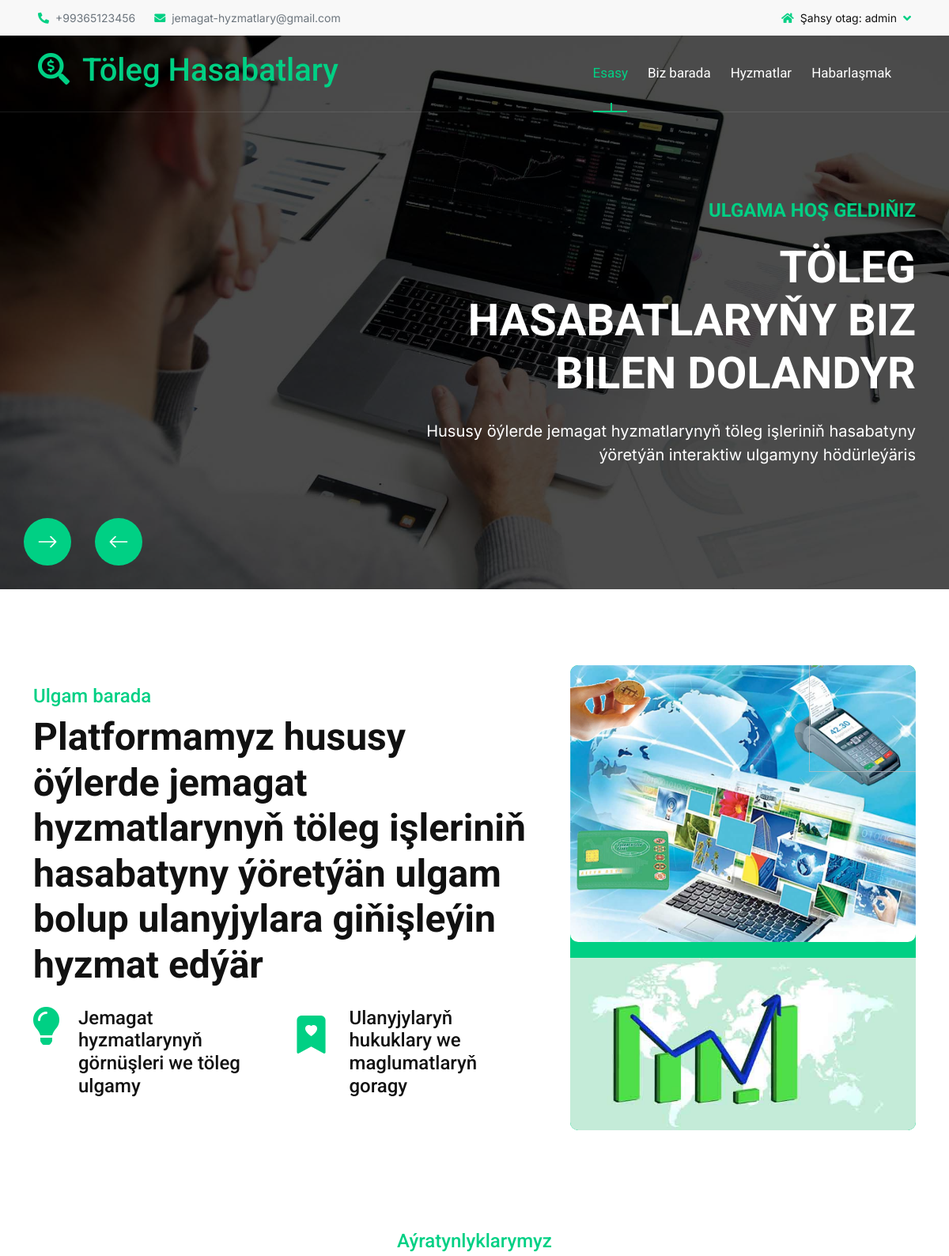
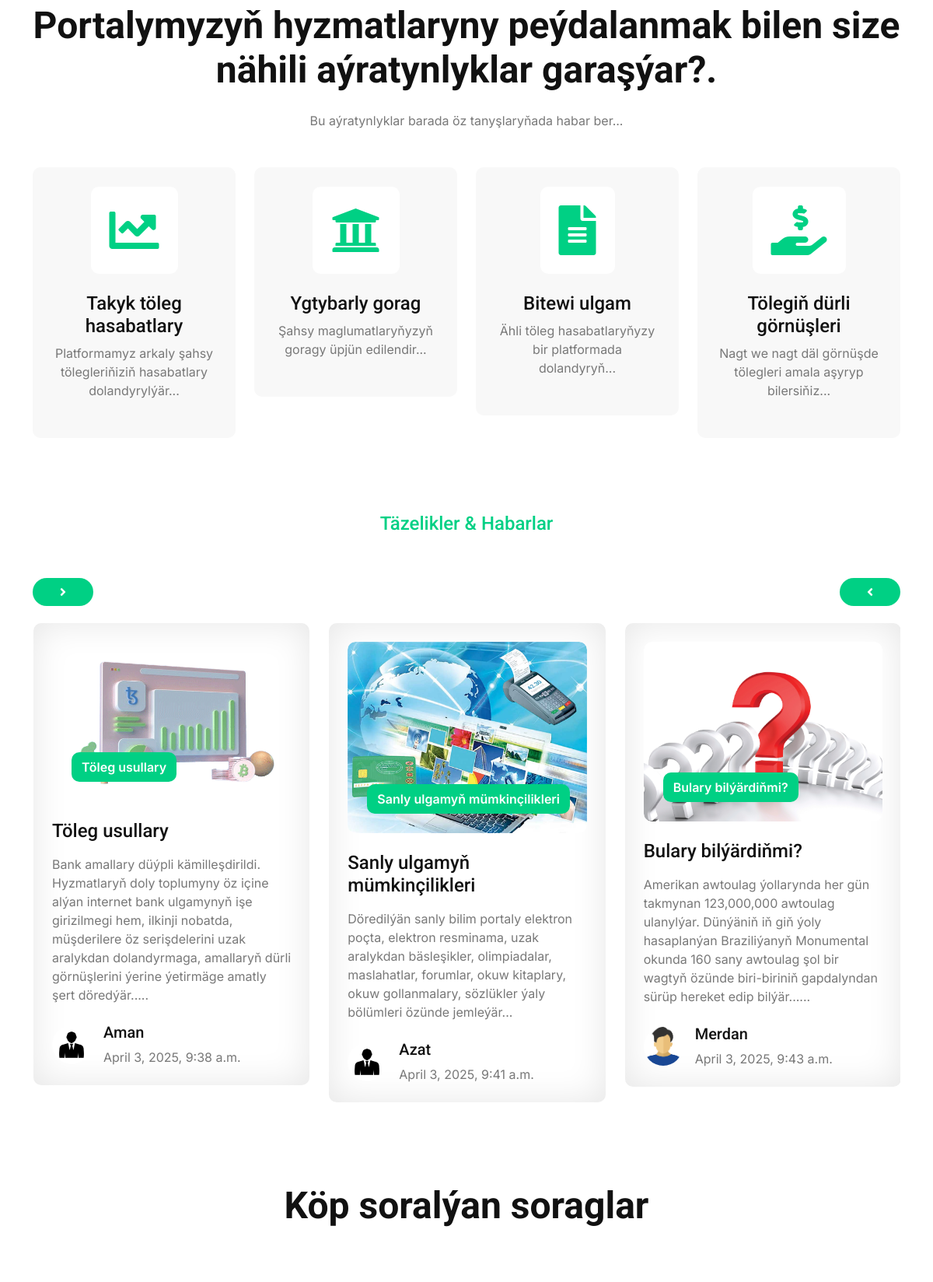
The page /about/ (signed in, upper part) on the database its author committed (2 pictures, top to bottom).
### tolegler/models.py (models this page shows, shortened)
class Habarlar(models.Model):
    goyan= models.ForeignKey(User, on_delete=models.CASCADE)
    ady=models.CharField(max_length=50,unique=True)
    goylan_senesi = models.DateTimeField(auto_now_add=True)
    beyany=models.TextField(blank=True, null=True)
    suraty=models.ImageField(upload_to='media/images/',blank=True,null=True)
    class Meta:
        verbose_name_plural="Habarlar"

class Profil(models.Model):
    ulanyjy = models.OneToOneField(User, on_delete=models.CASCADE, related_name='profil')
    telefon = models.CharField(max_length=15, blank=True, null=True)
    salgy = models.TextField(blank=True, null=True)
    suraty = models.ImageField(upload_to='media/images/', blank=True, null=True)
    doglan_guni = models.DateField(blank=True, null=True)
    class Meta:
        verbose_name_plural="Profiller"

### tolegler/views.py (the view)
# urls.py: path('about/', biz_barada, name='about'),
def biz_barada(request):
    habarlar = Habarlar.objects.all()
    context={
        'habarlar': habarlar
    }
    return render(request, 'tolegler/biz_barada.html',context)

### tolegler/templates/tolegler/biz_barada.html (shortened to what this page needs)
{% extends "tolegler/index.html" %}
{% load static %}
{%block about %}
        <div class="container-fluid about py-5">
            <div class="container py-5">
                <div class="row g-5 align-items-center">
                    <div class="col-xl-7 wow fadeInLeft" data-wow-delay="0.2s">
                        <div>
                            <h4 class="text-primary">Ulgam barada</h4>
                            <h1 class="display-5 mb-4">Platformamyz hususy öýlerde jemagat hyzmatlarynyň töleg işleriniň hasabatyny ýöretýän ulgam bolup ulanyjylara giňişleýin hyzmat edýär</h1>
                            <div class="row g-4">
                                <div class="col-md-6 col-lg-6 col-xl-6">
                                    <div class="d-flex">
                                        <div><i class="fas fa-lightbulb fa-3x text-primary"></i></div>
                                        <div class="ms-4">
                                            <h4>Jemagat hyzmatlarynyň görnüşleri we töleg ulgamy</h4>
                                        </div>
                                    </div>
                                </div>
                                <div class="col-md-6 col-lg-6 col-xl-6">
                                    <div class="d-flex">
                                        <div><i class="bi bi-bookmark-heart-fill fa-3x text-primary"></i></div>
                                        <div class="ms-4">
                                            <h4>Ulanyjylaryň hukuklary we maglumatlaryň goragy</h4>
                                        </div>
                                    </div>
                                </div>
                            </div>
                        </div>
                    </div>
                    <div class="col-xl-5 wow fadeInRight" data-wow-delay="0.2s">
                        <div class="bg-primary rounded position-relative overflow-hidden">
                            <img src="{% static 'tolegler/img/toleg2.jpg' %}" class="img-fluid rounded w-100" alt="" style="margin-bottom:20px;">
                            <div class="" style="position: absolute; top: -15px; right: -15px;">
                                <img src="{% static 'tolegler/img/about-3.png' %}" class="img-fluid" style="width: 150px; height: 150px; opacity: 0.7;" alt="">
                            </div>
                            <div class="" style="position: absolute; top: -20px; left: 10px; transform: rotate(90deg);">
                                <img src="{% static 'tolegler/img/about-4.png' %}" class="img-fluid" style="width: 100px; height: 150px; opacity: 0.9;" alt="">
                            </div>
                            <div class="rounded-bottom">
                                <img src="{% static 'tolegler/img/about-5.jpg' %}" class="img-fluid rounded-bottom w-100" alt="">
                            </div>
                        </div>
                    </div>
                </div>
            </div>
        </div>
{% endblock %}

### tolegler/templates/tolegler/index.html (shortened to what this page needs)
{% load static %}
<!DOCTYPE html>
<html lang="en">
    <head>
        <link rel="stylesheet" href="https://use.fontawesome.com/releases/v5.15.4/css/all.css"/>
        <link href="https://cdn.jsdelivr.net/npm/bootstrap-icons@1.4.1/font/bootstrap-icons.css" rel="stylesheet">
        <link rel="stylesheet" href="{% static 'tolegler/lib/animate/animate.min.css' %}">
        <link rel="stylesheet" href="{% static 'tolegler/lib/lightbox/css/lightbox.min.css' %}">
        <link rel="stylesheet" href="{% static 'tolegler/lib/owlcarousel/assets/owl.carousel.min.css' %}">
        <link href="{% static 'tolegler/css/bootstrap.min.css' %}" rel="stylesheet">
        <link href="{% static 'tolegler/css/style.css' %}" rel="stylesheet">
    </head>
    <body>
        <div class="container-fluid topbar bg-light px-5 d-none d-lg-block">
            <div class="row gx-0 align-items-center">
                <div class="col-lg-8 text-center text-lg-start mb-2 mb-lg-0">
                    <div class="d-flex flex-wrap">
                        <a href="tel:+01234567890" class="text-muted small me-4"><i class="fas fa-phone-alt text-primary me-2"></i>+99365123456</a>
                        <a href="mailto:example@gmail.com" class="text-muted small me-0"><i class="fas fa-envelope text-primary me-2"></i>jemagat-hyzmatlary@gmail.com</a>
                    </div>
                </div>
                <div class="col-lg-4 text-center text-lg-end">
                    <div class="d-inline-flex align-items-center" style="height: 45px;">
                        {% if user.is_authenticated %}
                        <div class="dropdown">
                            <a href="#" class="dropdown-toggle text-dark" data-bs-toggle="dropdown"><small><i class="fa fa-home text-primary me-2"></i>Şahsy otag: {{user.username}}</small></a>
                        </div>
                        {% endif %}
                    </div>
                </div>
            </div>
        </div>
        <div class="container-fluid position-relative p-0">
            <nav class="navbar navbar-expand-lg navbar-light px-4 px-lg-5 py-3 py-lg-0">
                <a href="" class="navbar-brand p-0">
                    <h1 class="text-primary"><i class="fas fa-search-dollar me-3"></i>Töleg Hasabatlary</h1>
                </a>
                <div class="collapse navbar-collapse" id="navbarCollapse">
                    <div class="navbar-nav ms-auto py-0">
                        <a href="{% url 'index' %}" class="nav-item nav-link active">Esasy</a>
                        <a href="{% url 'about' %}" class="nav-item nav-link">Biz barada</a>
                        <a href="{% url 'hyzmatlar' %}" class="nav-item nav-link">Hyzmatlar</a>
                        <a href="{% url 'contact' %}" class="nav-item nav-link">Habarlaşmak</a>
                    </div>
                </div>
            </nav>
            <div class="header-carousel owl-carousel">
                <div class="header-carousel-item">
                    <img src="{% static 'tolegler/img/carousel-1.jpg' %}" class="img-fluid w-100" alt="Image">
                    <div class="carousel-caption">
                        <div class="container">
                            <div class="row gy-0 gx-5">
                                <div class="col-lg-0 col-xl-5"></div>
                                <div class="col-xl-7 animated fadeInLeft">
                                    <div class="text-sm-center text-md-end">
                                        <h4 class="text-primary text-uppercase fw-bold mb-4">Ulgama hoş geldiňiz</h4>
                                        <h1 class="display-4 text-uppercase text-white mb-4">Töleg hasabatlaryňy biz bilen dolandyr</h1>
                                        <p class="mb-5 fs-5">Hususy öýlerde jemagat hyzmatlarynyň töleg işleriniň hasabatyny ýöretýän interaktiw ulgamyny hödürleýäris
                                        </p>
                                    </div>
                                </div>
                            </div>
                        </div>
                    </div>
                </div>
            </div>
        </div>
        {% block about%}
        {% endblock %}
        <div class="container-fluid feature pb-5">
            <div class="container pb-5">
                <div class="text-center mx-auto pb-5 wow fadeInUp" data-wow-delay="0.2s" style="max-width: 800px margin-top:30px;">
                    <h4 class="text-primary" style="margin-top:30px;">Aýratynlyklarymyz</h4>
                    <h1 class="display-5 mb-4">Portalymyzyň hyzmatlaryny peýdalanmak bilen size nähili aýratynlyklar garaşýar?.</h1>
                    <p class="mb-0">Bu aýratynlyklar barada öz tanyşlaryňada habar ber...
                    </p>
                </div>
                <div class="row g-4">
                    <div class="col-md-6 col-lg-6 col-xl-3 wow fadeInUp" data-wow-delay="0.2s">
                        <div class="feature-item p-4">
                            <div class="feature-icon p-4 mb-4">
                                <i class="fas fa-chart-line fa-4x text-primary"></i>
                            </div>
                            <h4>Takyk töleg hasabatlary</h4>
                            <p class="mb-4">Platformamyz arkaly şahsy tölegleriňiziň hasabatlary dolandyrylýär...
                            </p>
                        </div>
                    </div>
                    <div class="col-md-6 col-lg-6 col-xl-3 wow fadeInUp" data-wow-delay="0.4s">
                        <div class="feature-item p-4">
                            <div class="feature-icon p-4 mb-4">
                                <i class="fas fa-university fa-4x text-primary"></i>
                            </div>
                            <h4>Ygtybarly gorag</h4>
                            <p class="mb-4">Şahsy maglumatlaryňyzyň goragy üpjün edilendir...
                            </p>
                        </div>
                    </div>
                    <div class="col-md-6 col-lg-6 col-xl-3 wow fadeInUp" data-wow-delay="0.6s">
                        <div class="feature-item p-4">
                            <div class="feature-icon p-4 mb-4">
                                <i class="fas fa-file-alt fa-4x text-primary"></i>
                            </div>
                            <h4>Bitewi ulgam</h4>
                            <p class="mb-4">Ähli töleg hasabatlaryňyzy bir platformada dolandyryň...
                            </p>
                        </div>
                    </div>
                    <div class="col-md-6 col-lg-6 col-xl-3 wow fadeInUp" data-wow-delay="0.8s">
                        <div class="feature-item p-4">
                            <div class="feature-icon p-4 mb-4">
                                <i class="fas fa-hand-holding-usd fa-4x text-primary"></i>
                            </div>
                            <h4>Tölegiň dürli görnüşleri</h4>
                            <p class="mb-4">Nagt we nagt däl görnüşde tölegleri amala aşyryp bilersiňiz...
                            </p>
                        </div>
                    </div>
                </div>
            </div>
        </div>
        <div class="container-fluid blog pb-5">
            <div class="container pb-5">
                <div class="text-center mx-auto pb-5 wow fadeInUp" data-wow-delay="0.2s" style="max-width: 800px;">
                    <h4 class="text-primary">Täzelikler & Habarlar</h4>
                </div>
                <div class="owl-carousel blog-carousel wow fadeInUp" data-wow-delay="0.2s">
                    {% for habar in habarlar %}
                    <div class="blog-item p-4">
                        <div class="blog-img mb-4">
                            <img src="{{ habar.suraty.url }}" class="img-fluid w-100 rounded" alt="">
                            <div class="blog-title">
                                <a href="#" class="btn">{{ habar.ady }}</a>
                            </div>
                        </div>
                        <a href="#" class="h4 d-inline-block mb-3">{{habar.ady}}</a>
                        <p class="mb-4">{{habar.beyany}}</p>
                        <div class="d-flex align-items-center">
                            <img src="{{habar.goyan.profil.suraty.url}}" class="img-fluid rounded-circle" style="width: 50px; height: 50px;" alt="">
                            <div class="ms-3">
                                <h5>{{ habar.goyan }}</h5>
                                <p class="mb-0">{{ habar.goylan_senesi }}</p>
                            </div>
                        </div>
                    </div>
                    {% endfor %}
                </div>
            </div>
        </div>
        <div class="container-fluid faq-section pb-5">
            <div class="container pb-5 overflow-hidden">
                <div class="text-center mx-auto pb-5 wow fadeInUp" data-wow-delay="0.2s" style="max-width: 800px;">
                    <h1 class="display-5 mb-4">Köp soralýan soraglar</h1>
                </div>
                <div class="row g-5 align-items-center">
                </div>
            </div>
        </div>
    </body>
</html>

### tolegler/static/tolegler/css/style.css (style rules this page uses)
.btn { font-weight: 600; transition: .5s; }
.topbar .dropdown-toggle::after { border: none; content: "\f107"; font-family: "Font Awesome 5 Free"; font-weight: 600; vertical-align: middle; margin-left: 8px; color: var(--bs-primary); }
.navbar-light .navbar-nav .nav-link { font-family: 'Roboto', sans-serif; position: relative; margin-right: 25px; padding: 35px 0; color: var(--bs-white); font-size: 17px; font-weight: 400; outline: none; transition: .5s; }
.navbar-light .navbar-nav .nav-link:hover, .navbar-light .navbar-nav .nav-link.active, .navbar-light .navbar-nav .nav-item .nav-link:hover, .navbar-light .navbar-nav .nav-item .nav-link.active { color: var(--bs-primary); }
@media (min-width: 992px) { .navbar-light { position: absolute; width: 100%; top: 0; left: 0; border-bottom: 1px solid rgba(255, 255, 255, .1); z-index: 999; } }
@media (min-width: 992px) { .navbar-light .navbar-nav .nav-link::before { position: absolute; content: ""; width: 0; height: 2px; bottom: -1px; left: 50%; background: var(--bs-primary); transition: .5s; } }
@media (min-width: 992px) { .navbar-light .navbar-nav .nav-link:hover::before, .navbar-light .navbar-nav .nav-link.active::before { width: calc(100% - 2px); left: 1px; } }
@media (min-width: 992px) { .navbar-light .navbar-nav .nav-link::after { position: absolute; content: ""; width: 0; height: 0; bottom: -1px; left: 50%; background: var(--bs-primary); transition: .5s; } }
@media (min-width: 992px) { .navbar-light .navbar-nav .nav-link:hover::after, .navbar-light .navbar-nav .nav-link.active::after { width: 2px; height: 12px; } }
.header-carousel .header-carousel-item img { object-fit: cover; }
.header-carousel .header-carousel-item, .header-carousel .header-carousel-item img { height: 700px; }
.header-carousel .header-carousel-item .carousel-caption { position: absolute; width: 100%; height: 100%; left: 0; bottom: 0; padding-top: 120px; background: rgba(0, 0, 0, .7); display: flex; align-items: center; }
.header-carousel .header-carousel-item img { animation-name: image-zoom; animation-duration: 10s; animation-delay: 1s; animation-iteration-count: infinite; animation-direction: alternate; transition: 1s; }
.feature .feature-item { text-align: center; border-radius: 10px; background: var(--bs-light); border: 1px solid transparent; transition: 0.5s; }
.feature .feature-item .feature-icon { background: var(--bs-white); border-radius: 10px; display: inline-block; }
.blog .blog-item { border-radius: 10px; background: var(--bs-white); box-shadow: inset 0 0 45px rgba(0, 0, 0, .1); transition: 0.5s; }
.blog .blog-item a { transition: 0.5s; }
.blog .blog-item .blog-img { border-radius: 10px; position: relative; overflow: hidden; }
.blog .blog-item .blog-img img { transition: 0.5s; }
.blog .blog-item .blog-img::after { content: ""; position: absolute; width: 100%; height: 100%; top: 0; left: 0; border-radius: 10px; background: rgba(0, 208, 132, 0.1); opacity: 0; transition: 0.5s; z-index: 1; }
.blog .blog-item .blog-img .blog-title { position: absolute; bottom: 25px; left: 25px; z-index: 5; }
.blog .blog-item .blog-img .blog-title a { color: var(--bs-white); background: var(--bs-primary); transition: 0.5s; }

### rows shown on the page
Habarlar: suraty (picture), ady "Töleg usullary", beyany "Bank amallary düýpli kämilleşdirildi. Hyzmatlaryň doly toplumyny öz içine alýan internet bank ulgamynyň işe girizilmegi hem, ilkinji nobatda, müşderilere öz serişdelerini uzak aralykdan dolandyrmaga, amallaryň dürli görnüşlerini ýerine ýetirmäge amatly şert döredýär.....", goyan.profil.suraty (picture), goyan "Aman", goylan_senesi "April 3, 2025, 9:38 a.m."
Habarlar: suraty (picture), ady "Sanly ulgamyň mümkinçilikleri", beyany "Döredilýän sanly bilim portaly elektron poçta, elektron resminama, uzak aralykdan bäsleşikler, olimpiadalar, maslahatlar, forumlar, okuw kitaplary, okuw gollanmalary, sözlükler ýaly bölümleri özünde jemleýär...", goyan.profil.suraty (picture), goyan "Azat", goylan_senesi "April 3, 2025, 9:41 a.m."
Habarlar: suraty (picture), ady "Bulary bilýärdiňmi?", beyany "Amerikan awtoulag ýollarynda her gün takmynan 123,000,000 awtoulag ulanylýar. Dünýäniň iň giň ýoly hasaplanýan Braziliýanyň Monumental okunda 160 sany awtoulag şol bir wagtyň özünde biri-biriniň gapdalyndan sürüp hereket edip bilýär......", goyan.profil.suraty (picture), goyan "Merdan", goylan_senesi "April 3, 2025, 9:43 a.m."

### other values the page prints
{{ user.username }} "admin"
